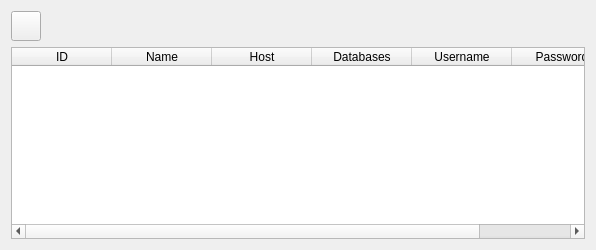
     <widget class="QWidget" name="tab_4">
      <attribute name="title">
       <string>Database list</string>
      </attribute>
      <layout class="QVBoxLayout" name="verticalLayout_5">
       <item>
        <widget class="QWidget" name="widget_6" native="true">
         <layout class="QHBoxLayout" name="horizontalLayout_5">
          <property name="leftMargin">
           <number>0</number>
          </property>
          <property name="topMargin">
           <number>0</number>
          </property>
          <property name="rightMargin">
           <number>0</number>
          </property>
          <property name="bottomMargin">
           <number>0</number>
          </property>
          <item>
           <widget class="QPushButton" name="btnSaveDatabases">
            <property name="minimumSize">
             <size>
              <width>30</width>
              <height>30</height>
             </size>
            </property>
            <property name="maximumSize">
             <size>
              <width>30</width>
              <height>30</height>
             </size>
            </property>
            <property name="text">
             <string/>
            </property>
            <property name="icon">
             <iconset resource="res.qrc">
              <normaloff>:/images/save.png</normaloff>:/images/save.png</iconset>
            </property>
           </widget>
          </item>
          <item>
           <spacer name="horizontalSpacer_6">
            <property name="orientation">
             <enum>Qt::Horizontal</enum>
            </property>
            <property name="sizeHint" stdset="0">
             <size>
              <width>544</width>
              <height>20</height>
             </size>
            </property>
           </spacer>
          </item>
         </layout>
        </widget>
       </item>
       <item>
        <widget class="EQTableWidget" name="tblDatabases">
         <column>
          <property name="text">
           <string>ID</string>
          </property>
         </column>
         <column>
          <property name="text">
           <string>Name</string>
          </property>
         </column>
         <column>
          <property name="text">
           <string>Host</string>
          </property>
         </column>
         <column>
          <property name="text">
           <string>Databases</string>
          </property>
         </column>
         <column>
          <property name="text">
           <string>Username</string>
          </property>
         </column>
         <column>
          <property name="text">
           <string>Password</string>
          </property>
         </column>
        </widget>
       </item>
      </layout>
     </widget>
